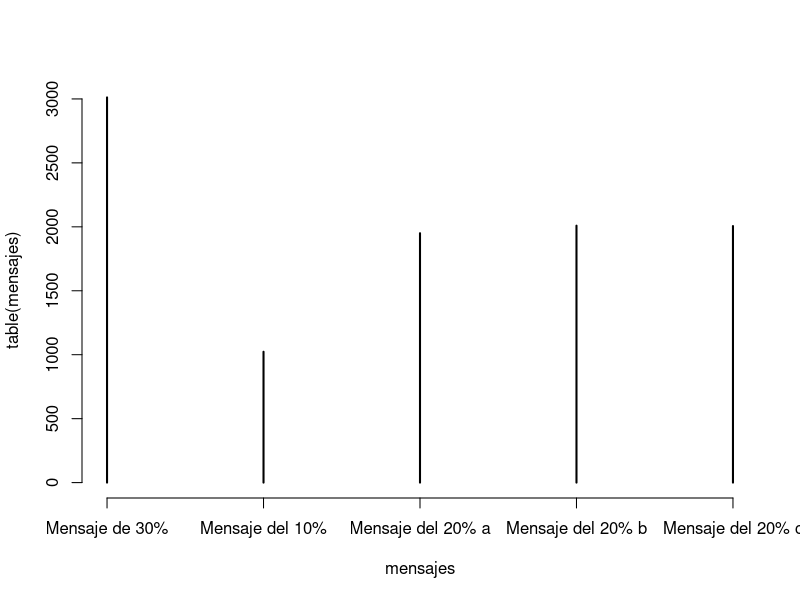
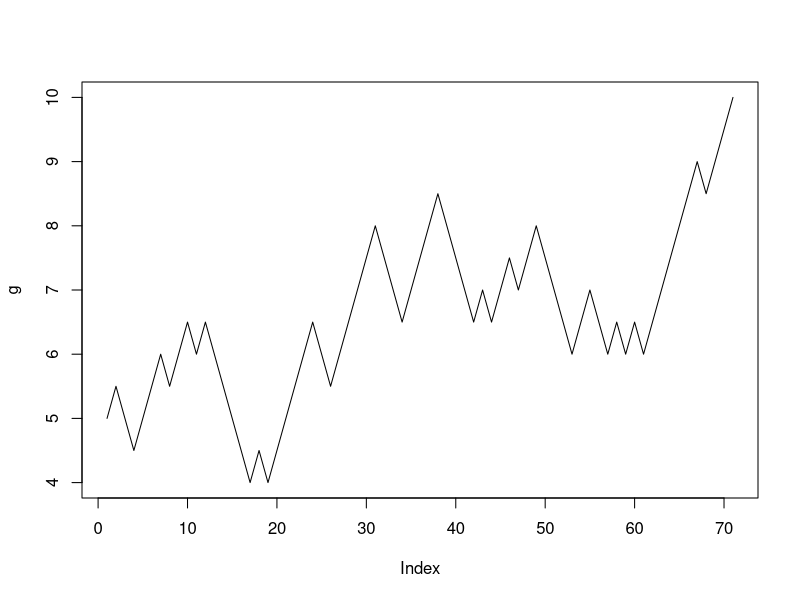

Source code (R) for these figures, in order:
#Estructuras de control
x<-11
if (x>3){
    y<-10
}else{
    y<-5
}
y

x<-2
y<-if(x>3){
    10
}else{
    5
}
y


a<-10*runif(1)

if (a[1]<3){
    x<-"Hola"
}else if(a[1]<5){
        x<-"que onda"
}else if(a[1]<6){
        x<- "que pedo"
}else if(a[1]<8){
        x<- "que pex"
}else if(a[1]<10){
        x<-"quiubo"
}
x

#Ejemplo for
for (i in c(2,55,9)){
    print(i)
}

for (i in 10:1){
    print(i)
}

x<-c("a","b","c","d")
for(i in 1:4){
    print(x[i])
}

for(i in seq_along(x)){
    print(x[i])
}

for(letra in x){
    print(letra)
}

for(i in 1:4)print(x[i])

x<-matrix(1:6,2,3)
x
for(i in seq_len(nrow(x))){
    for(j in seq_len(ncol(x))){
        print(x[i,j])
    }
}

x<-matrix(1:6,2,3,T)
x
for(i in seq_len(nrow(x))){
    for(j in seq_len(ncol(x))){
        print(x[i,j])
    }
}

#Prueba de Funcionamiento
n<-10000
mensajes <-vector("character",n)
for(i in 1:n){
    y<-runif(1)
    if(y<=0.30){
        mensajes[i]<-("Mensaje de 30%")
    }else if(y<=0.50){
        mensajes[i]<-("Mensaje del 20% a")
    }else if(y<=0.70){
        mensajes[i]<-("Mensaje del 20% b")
    }else if(y<=0.90){
        mensajes[i]<-("Mensaje del 20% c")
    }else{
        mensajes[i]<-("Mensaje del 10%")
    }
}
mensajes
table(mensajes)
plot(table(mensajes))

contador<-0
while(contador<=10){
    print(contador)
    contador<-contador+1
}

for(i in 1:10){
    j<-0
    while(j>10){
        j<-j+1
        if(j>10000){
            print(j)
            break
        }
    }
    print(i)
}

z<-5
k<-1
while(z>=3 && z<=10){
    print(z)
    moneda<-runif(1)
    if(moneda<=0.5){
        z<-z+1
    }else { 
        z<-1
    }
    k<-k+1
    if(k>=100000)break
}

z <- 5
k <- 1
g<- vector("numeric", 0)

while (z>=3 && z<=10) {
    length(g) <- length(g)+1
    g[k] <- z
    moneda <- runif(1)
    
    if (moneda<=0.5){
        z <- z+0.5
    } else {
        z <- z-0.5
    }
    k <- k+1
    if (k>5000) break
}
print(g)
plot(g, type = "l")

miSuma<-function(x,y){
    x+y
}
miSuma(1,3)
miSuma(1:5,3)
miSuma(1:5,5:1)

mayor10<-function(x){
    validos<-x>10
    x[validos]
}

mayor<-function(x,y){
    x[x>y]
}
mayor(1:100,50)

airquality
promedioCols<-function(x){
    resultado<-mean(airquality[,c(x)])
    resultado
}
promedioCols(5)
